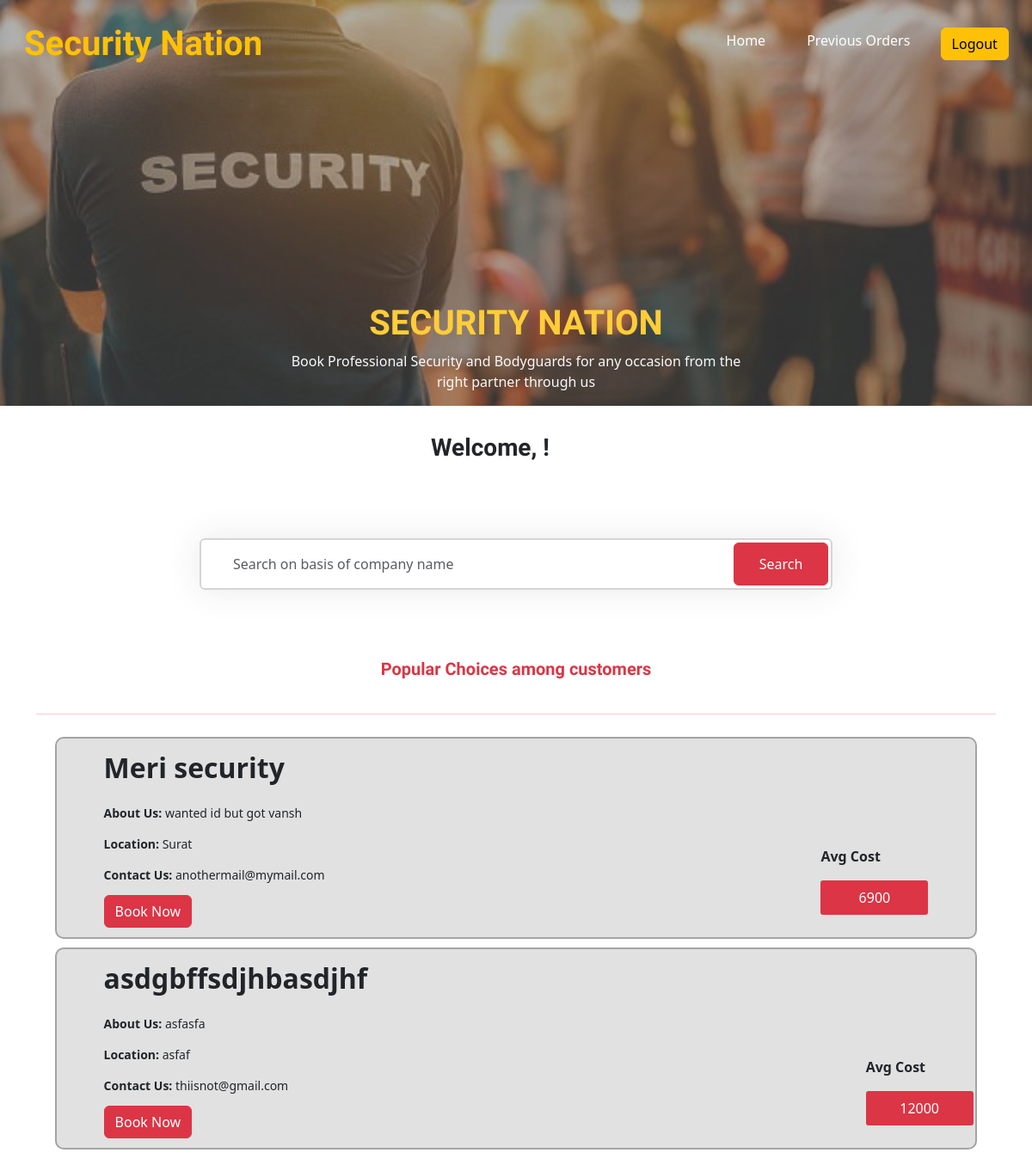
The page /website/userdash on the database as committed earlier.
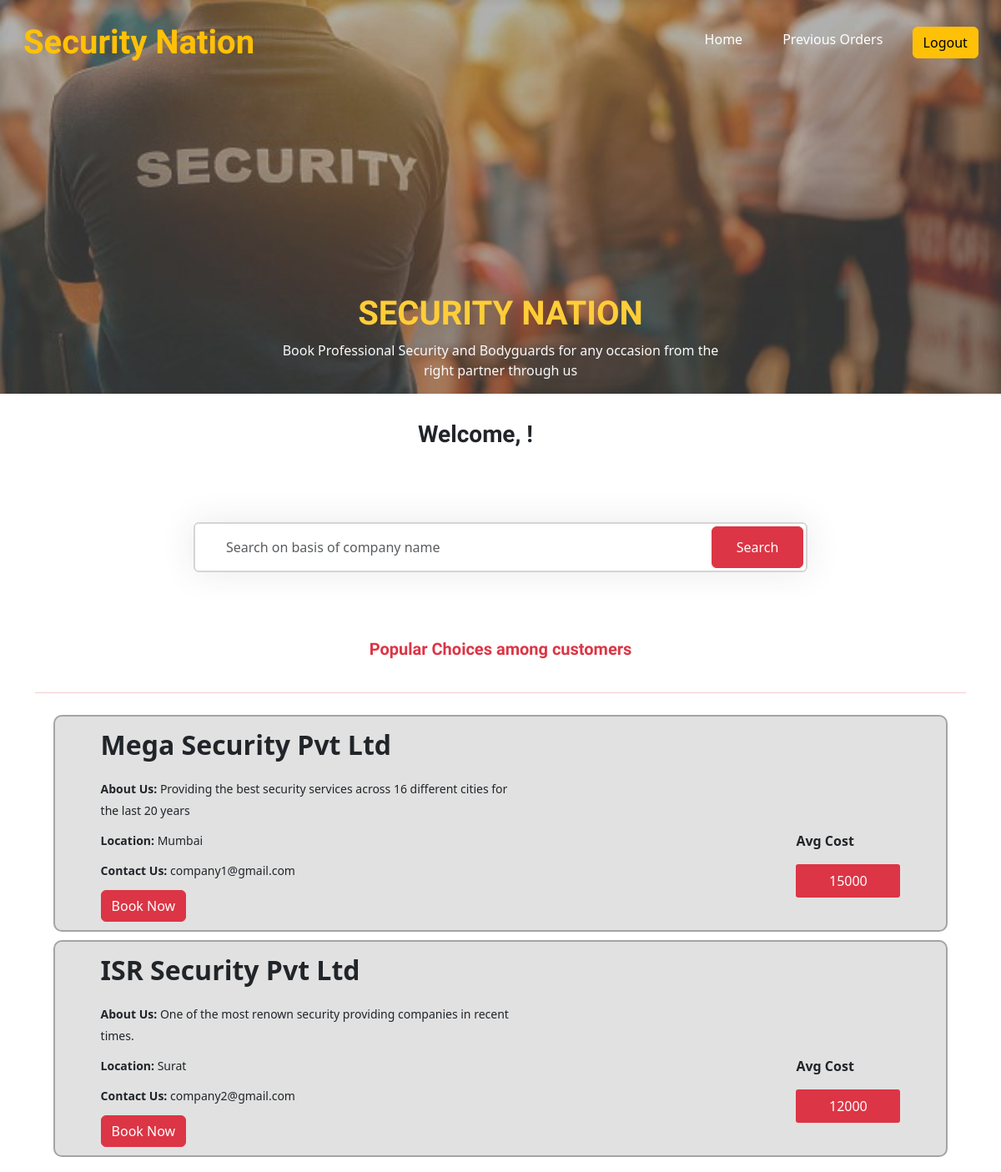
The same page on the database as committed later.
### website/models.py (models this page shows)
class company(models.Model):
    user = models.ForeignKey(User,on_delete=models.CASCADE,null=True)
    id = models.AutoField(primary_key=True)
    cemail = models.CharField(max_length=30 , null=True)
    cname = models.CharField(max_length=30 , null=True)
    ccontact = models.CharField(max_length=30 , null=True)
    cgstin = models.CharField(max_length=30 , null=True)
    ccity = models.CharField(max_length=30 , null=True)
    cstate = models.CharField(max_length=30 , null=True)
    czip = models.CharField(max_length=30 , null=True)
    ccost=models.IntegerField(null=True)
    cdis = models.CharField(max_length=300 , null=True)
    cimage = models.ImageField(null=True, blank=True, upload_to="images/")
    comp=models.BooleanField(default= True,null=True)

### website/views.py (the view)
# urls.py: path('userdash',views.userdash,name='userdash'),
def userdash(request):
    companies=company.objects.all()
    return render(request,'website/userdash.html',{'companies':companies})

### website/templates/website/userdash.html (shortened to what this page needs)
<!DOCTYPE html>
{% load static %}
<html lang="en">
<head>
    <link href="https://cdn.jsdelivr.net/npm/bootstrap@5.3.0-alpha3/dist/css/bootstrap.min.css" rel="stylesheet">
</head>
<body>
    <nav class="navbar fixed-top navbar-expand-lg navbar-dark p-md-3">
        <div class="container">
            <a href="/website/userdash" class="navbar-brand sizet">Security Nation</a>
        </div>
        <div class="collapse navbar-collapse" id="navbarNav">
            <ul class="navbar-nav">
                <li class="nav-item margint">
                    <a href="#" class="nav-link text-white">Home</a>
                </li>
                <li class="nav-item margint">
                    <a href="{% url 'userpastorders' 0 %}" class="nav-link text-white">Previous Orders</a>
                </li>
                <form method="post" action="{% url 'logout' %}">
                    <li class="nav-item marginb">
                        <button type="submit" class="btn btn-warning">Logout</button>
                    </li>
                </form>
            </ul>
        </div>
    </nav>
    <div class="banner-image w-100 vh-80 d-flex justify-content-center align-item-center">
        <div class="content text-center">
            <h1 class="text-warning fonts">SECURITY NATION</h1>
            <p class="text-light" id="padd">Book Professional Security and Bodyguards for any occasion from the right partner through us</p>
        </div>
    </div>
    <div class="container margg d-flex flex-direction-column justify-content-center p">
        <h3 class="white fonts-popular-searches">Welcome, {{ user.username }} !</h3>
    </div>
    <div class="container">
        <div class="row my-5 d-flex justify-content-center align-items-center">
            <div class="col-md-8 margg">
                <div class="search">
                    <input type="text" class="form-control" id="search-input" placeholder="Search on basis of company name">
                    <button class="btn btn-danger" id="search-btn">Search</button>
                </div>
            </div>
        </div>
    <div class="container margg d-flex flex-direction-column justify-content-center">
        <h5 class="redd fonts-popular-searches">Popular Choices among customers</h5>
    </div>
    <hr class="redd">
    <div class="container my-7 d-grid gap-5 ">
        <div id="search-results">
            {% for company in companies %}
            <div class="view_item" style="display: flex; justify-content: space-between; padding-left: 5%; padding-right: 5%;">
                <div class="vi_right">
                    <p class="title2">{{ company.cname }}</p>
                    <p class="content"><strong>About Us:</strong> {{ company.cdis }}</p>
                    <p class="content"><strong>Location:</strong> {{ company.ccity }}</p>
                    <p class="content"><strong>Contact Us:</strong> {{ company.cemail }}</p>
                    <a href="{% url 'booking' company.id %}">
                        <button type="button" class="btn btn-danger">Book Now</button>
                    </a>
                </div>
                <div class="vi_cost" style="padding-left: 50%;padding-top: 12%;">
                    <p class="title">Avg Cost</p>
                    <p class="btn2">{{ company.ccost }}</p>
                </div>
            </div>
            {% endfor %}
        </div>
        </div>
    </div>
</body>
</html>

Rows that differ between the two databases and show on the page:
removed company: cname "Meri security", cdis "wanted id but got vansh", ccity "Surat", cemail "anothermail@mymail.com", ccost "6900"
removed company: cname "asdgbffsdjhbasdjhf", cdis "asfasfa", ccity "asfaf", cemail "thiisnot@gmail.com", ccost "12000"
added company: cname "Mega Security Pvt Ltd", cdis "Providing the best security services across 16 different cities for the last 20 years", ccity "Mumbai", cemail "company1@gmail.com", ccost "15000"
added company: cname "ISR Security Pvt Ltd", cdis "One of the most renown security providing companies in recent times.", ccity "Surat", cemail "company2@gmail.com", ccost "12000"
